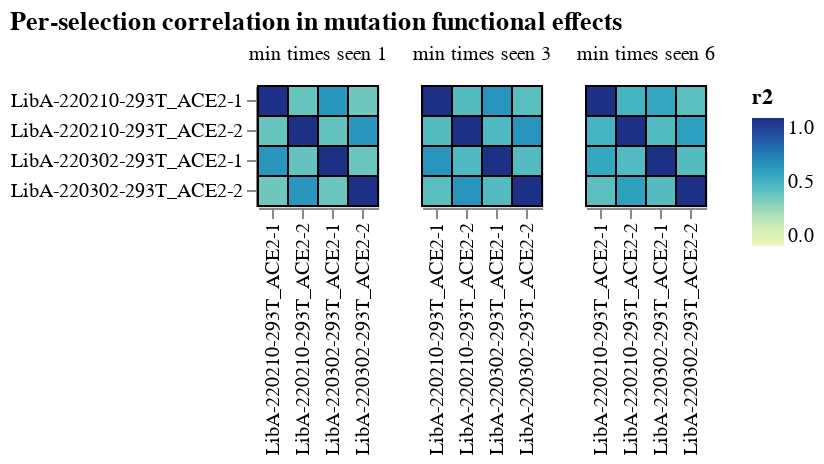

The notebook cell this image was saved under:
### Markdown cell above
## Correlations among all selections
Compute the correlations in the mutation effects across all selections:

### Code cell
# We compute for several times seen values, get those:
try:
    init_times_seen = params["plot_kwargs"]["addtl_slider_stats"]["times_seen"]
except KeyError:
    print("No times seen in params, using a value of 3")
    init_times_seen = 3

# do analysis for each "times_seen"
func_effects_for_corr = pd.concat(
    [
        func_effects.query("times_seen >= @t", engine="python").assign(min_times_seen=t)
        for t in [1, init_times_seen, 2 * init_times_seen]
    ]
)

corrs = (
    dms_variants.utils.tidy_to_corr(
        df=func_effects_for_corr,
        sample_col="selection",
        label_col="mutation",
        value_col="functional_effect",
        group_cols=["min_times_seen"],
    )
    .assign(
        r2=lambda x: x["correlation"] ** 2,
        min_times_seen=lambda x: "min times seen " + x["min_times_seen"].astype(str)
    )
    .rename(columns={"correlation": "r"})
)

corr_chart = (
    alt.Chart(corrs)
    .encode(
        alt.X("selection_1", title=None),
        alt.Y("selection_2", title=None),
        column=alt.Column("min_times_seen", title=None),
        color=alt.Color("r2", scale=alt.Scale(zero=True)),
        tooltip=[
            alt.Tooltip(c, format=".3g") if c in {"r2", "r"} else c
            for c in ["selection_1", "selection_2", "r2", "r"]
        ],
    )
    .mark_rect(stroke="black")
    .properties(
        width=alt.Step(15),
        height=alt.Step(15),
        title="Per-selection correlation in mutation functional effects",
    )
    .configure_axis(labelLimit=500)
)

display(corr_chart)

print(
    f"\nSelections for {condition_1}: {condition_1_selections}\n"
    f"Selections for {condition_2}: {condition_2_selections}\n"
)

### Figure 1 — Vega-Lite specification as saved in the notebook (floating-point values rounded to 4 significant figures)
{"config": {"view": {"continuousWidth": 300, "continuousHeight": 300}, "axis": {"labelLimit": 500}}, "data": {"name": "data-1bc9f624c0dd7158b5282330552edf5a"}, "mark": {"type": "rect", "stroke": "black"}, "encoding": {"color": {"field": "r2", "scale": {"zero": true}, "type": "quantitative"}, "column": {"field": "min_times_seen", "title": null, "type": "nominal"}, "tooltip": [{"field": "selection_1", "type": "nominal"}, {"field": "selection_2", "type": "nominal"}, {"field": "r2", "format": ".3g", "type": "quantitative"}, {"field": "r", "format": ".3g", "type": "quantitative"}], "x": {"field": "selection_1", "title": null, "type": "nominal"}, "y": {"field": "selection_2", "title": null, "type": "nominal"}}, "height": {"step": 15}, "title": "Per-selection correlation in mutation functional effects", "width": {"step": 15}, "$schema": "https://vega.github.io/schema/vega-lite/v5.16.3.json", "datasets": {"data-1bc9f624c0dd7158b5282330552edf5a": [{"min_times_seen": "min times seen 1", "selection_1": "LibA-220210-293T_ACE2-1", "selection_2": "LibA-220210-293T_ACE2-1", "r": 1.0, "r2": 1.0}, {"min_times_seen": "min times seen 1", "selection_1": "LibA-220210-293T_ACE2-2", "selection_2": "LibA-220210-293T_ACE2-1", "r": 0.6369, "r2": 0.4056}, {"min_times_seen": "min times seen 1", "selection_1": "LibA-220302-293T_ACE2-1", "selection_2": "LibA-220210-293T_ACE2-1", "r": 0.7921, "r2": 0.6274}, {"min_times_seen": "min times seen 1", "selection_1": "LibA-220302-293T_ACE2-2", "selection_2": "LibA-220210-293T_ACE2-1", "r": 0.6203, "r2": 0.3848}, {"min_times_seen": "min times seen 3", "selection_1": "LibA-220210-293T_ACE2-1", "selection_2": "LibA-220210-293T_ACE2-1", "r": 1.0, "r2": 1.0}, {"min_times_seen": "min times seen 3", "selection_1": "LibA-220210-293T_ACE2-2", "selection_2": "LibA-220210-293T_ACE2-1", "r": 0.6779, "r2": 0.4596}, {"min_times_seen": "min times seen 3", "selection_1": "LibA-220302-293T_ACE2-1", "selection_2": "LibA-220210-293T_ACE2-1", "r": 0.7999, "r2": 0.6399}, {"min_times_seen": "min times seen 3", "selection_1": "LibA-220302-293T_ACE2-2", "selection_2": "LibA-220210-293T_ACE2-1", "r": 0.6664, "r2": 0.4441}, {"min_times_seen": "min times seen 6", "selection_1": "LibA-220210-293T_ACE2-1", "selection_2": "LibA-220210-293T_ACE2-1", "r": 1.0, "r2": 1.0}, {"min_times_seen": "min times seen 6", "selection_1": "LibA-220210-293T_ACE2-2", "selection_2": "LibA-220210-293T_ACE2-1", "r": 0.7071, "r2": 0.5}, {"min_times_seen": "min times seen 6", "selection_1": "LibA-220302-293T_ACE2-1", "selection_2": "LibA-220210-293T_ACE2-1", "r": 0.7515, "r2": 0.5648}, {"min_times_seen": "min times seen 6", "selection_1": "LibA-220302-293T_ACE2-2", "selection_2": "LibA-220210-293T_ACE2-1", "r": 0.6616, "r2": 0.4377}, {"min_times_seen": "min times seen 1", "selection_1": "LibA-220210-293T_ACE2-1", "selection_2": "LibA-220210-293T_ACE2-2", "r": 0.6369, "r2": 0.4056}, {"min_times_seen": "min times seen 1", "selection_1": "LibA-220210-293T_ACE2-2", "selection_2": "LibA-220210-293T_ACE2-2", "r": 1.0, "r2": 1.0}, {"min_times_seen": "min times seen 1", "selection_1": "LibA-220302-293T_ACE2-1", "selection_2": "LibA-220210-293T_ACE2-2", "r": 0.6433, "r2": 0.4139}, {"min_times_seen": "min times seen 1", "selection_1": "LibA-220302-293T_ACE2-2", "selection_2": "LibA-220210-293T_ACE2-2", "r": 0.7883, "r2": 0.6214}, {"min_times_seen": "min times seen 3", "selection_1": "LibA-220210-293T_ACE2-1", "selection_2": "LibA-220210-293T_ACE2-2", "r": 0.6779, "r2": 0.4596}, {"min_times_seen": "min times seen 3", "selection_1": "LibA-220210-293T_ACE2-2", "selection_2": "LibA-220210-293T_ACE2-2", "r": 1.0, "r2": 1.0}, {"min_times_seen": "min times seen 3", "selection_1": "LibA-220302-293T_ACE2-1", "selection_2": "LibA-220210-293T_ACE2-2", "r": 0.6873, "r2": 0.4724}, {"min_times_seen": "min times seen 3", "selection_1": "LibA-220302-293T_ACE2-2", "selection_2": "LibA-220210-293T_ACE2-2", "r": 0.7975, "r2": 0.6361}, {"min_times_seen": "min times seen 6", "selection_1": "LibA-220210-293T_ACE2-1", "selection_2": "LibA-220210-293T_ACE2-2", "r": 0.7071, "r2": 0.5}, {"min_times_seen": "min times seen 6", "selection_1": "LibA-220210-293T_ACE2-2", "selection_2": "LibA-220210-293T_ACE2-2", "r": 1.0, "r2": 1.0}, {"min_times_seen": "min times seen 6", "selection_1": "LibA-220302-293T_ACE2-1", "selection_2": "LibA-220210-293T_ACE2-2", "r": 0.6803, "r2": 0.4628}, {"min_times_seen": "min times seen 6", "selection_1": "LibA-220302-293T_ACE2-2", "selection_2": "LibA-220210-293T_ACE2-2", "r": 0.7684, "r2": 0.5905}, {"min_times_seen": "min times seen 1", "selection_1": "LibA-220210-293T_ACE2-1", "selection_2": "LibA-220302-293T_ACE2-1", "r": 0.7921, "r2": 0.6274}, {"min_times_seen": "min times seen 1", "selection_1": "LibA-220210-293T_ACE2-2", "selection_2": "LibA-220302-293T_ACE2-1", "r": 0.6433, "r2": 0.4139}, {"min_times_seen": "min times seen 1", "selection_1": "LibA-220302-293T_ACE2-1", "selection_2": "LibA-220302-293T_ACE2-1", "r": 1.0, "r2": 1.0}, {"min_times_seen": "min times seen 1", "selection_1": "LibA-220302-293T_ACE2-2", "selection_2": "LibA-220302-293T_ACE2-1", "r": 0.63, "r2": 0.3969}, {"min_times_seen": "min times seen 3", "selection_1": "LibA-220210-293T_ACE2-1", "selection_2": "LibA-220302-293T_ACE2-1", "r": 0.7999, "r2": 0.6399}, {"min_times_seen": "min times seen 3", "selection_1": "LibA-220210-293T_ACE2-2", "selection_2": "LibA-220302-293T_ACE2-1", "r": 0.6873, "r2": 0.4724}, {"min_times_seen": "min times seen 3", "selection_1": "LibA-220302-293T_ACE2-1", "selection_2": "LibA-220302-293T_ACE2-1", "r": 1.0, "r2": 1.0}, {"min_times_seen": "min times seen 3", "selection_1": "LibA-220302-293T_ACE2-2", "selection_2": "LibA-220302-293T_ACE2-1", "r": 0.6794, "r2": 0.4616}, {"min_times_seen": "min times seen 6", "selection_1": "LibA-220210-293T_ACE2-1", "selection_2": "LibA-220302-293T_ACE2-1", "r": 0.7515, "r2": 0.5648}, {"min_times_seen": "min times seen 6", "selection_1": "LibA-220210-293T_ACE2-2", "selection_2": "LibA-220302-293T_ACE2-1", "r": 0.6803, "r2": 0.4628}, {"min_times_seen": "min times seen 6", "selection_1": "LibA-220302-293T_ACE2-1", "selection_2": "LibA-220302-293T_ACE2-1", "r": 1.0, "r2": 1.0}, {"min_times_seen": "min times seen 6", "selection_1": "LibA-220302-293T_ACE2-2", "selection_2": "LibA-220302-293T_ACE2-1", "r": 0.6761, "r2": 0.4572}, {"min_times_seen": "min times seen 1", "selection_1": "LibA-220210-293T_ACE2-1", "selection_2": "LibA-220302-293T_ACE2-2", "r": 0.6203, "r2": 0.3848}, {"min_times_seen": "min times seen 1", "selection_1": "LibA-220210-293T_ACE2-2", "selection_2": "LibA-220302-293T_ACE2-2", "r": 0.7883, "r2": 0.6214}, {"min_times_seen": "min times seen 1", "selection_1": "LibA-220302-293T_ACE2-1", "selection_2": "LibA-220302-293T_ACE2-2", "r": 0.63, "r2": 0.3969}, {"min_times_seen": "min times seen 1", "selection_1": "LibA-220302-293T_ACE2-2", "selection_2": "LibA-220302-293T_ACE2-2", "r": 1.0, "r2": 1.0}, {"min_times_seen": "min times seen 3", "selection_1": "LibA-220210-293T_ACE2-1", "selection_2": "LibA-220302-293T_ACE2-2", "r": 0.6664, "r2": 0.4441}, {"min_times_seen": "min times seen 3", "selection_1": "LibA-220210-293T_ACE2-2", "selection_2": "LibA-220302-293T_ACE2-2", "r": 0.7975, "r2": 0.6361}, {"min_times_seen": "min times seen 3", "selection_1": "LibA-220302-293T_ACE2-1", "selection_2": "LibA-220302-293T_ACE2-2", "r": 0.6794, "r2": 0.4616}, {"min_times_seen": "min times seen 3", "selection_1": "LibA-220302-293T_ACE2-2", "selection_2": "LibA-220302-293T_ACE2-2", "r": 1.0, "r2": 1.0}, {"min_times_seen": "min times seen 6", "selection_1": "LibA-220210-293T_ACE2-1", "selection_2": "LibA-220302-293T_ACE2-2", "r": 0.6616, "r2": 0.4377}, {"min_times_seen": "min times seen 6", "selection_1": "LibA-220210-293T_ACE2-2", "selection_2": "LibA-220302-293T_ACE2-2", "r": 0.7684, "r2": 0.5905}, {"min_times_seen": "min times seen 6", "selection_1": "LibA-220302-293T_ACE2-1", "selection_2": "LibA-220302-293T_ACE2-2", "r": 0.6761, "r2": 0.4572}, {"min_times_seen": "min times seen 6", "selection_1": "LibA-220302-293T_ACE2-2", "selection_2": "LibA-220302-293T_ACE2-2", "r": 1.0, "r2": 1.0}]}}
